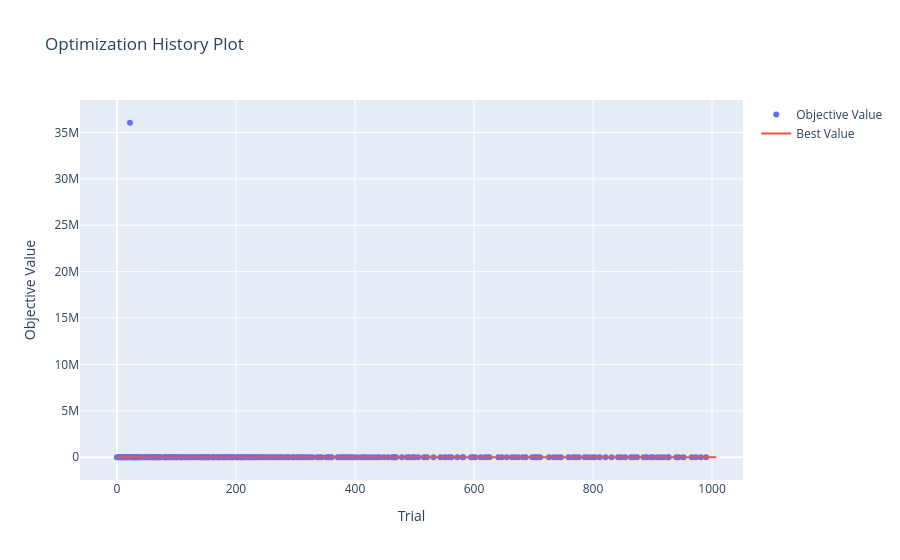

The notebook cell this image was saved under:
### Code cell
vis.plot_optimization_history(estudo_hpc)

### Figure 1 — Plotly figure (JSON) as saved in the notebook; plotly's stock layout.template omitted (floating-point values rounded to 4 significant figures; data arrays with more than 128 entries replaced by an {"elided": "..."} marker saying what was removed)
{"data": [{"mode": "markers", "name": "Objective Value", "type": "scatter", "x": {"elided": "254 int values"}, "y": {"elided": "254 float values"}}, {"mode": "lines", "name": "Best Value", "type": "scatter", "x": {"elided": "1008 int values"}, "y": {"elided": "1008 float values"}}, {"marker": {"color": "#cccccc"}, "mode": "markers", "name": "Infeasible Trial", "showlegend": false, "type": "scatter", "x": [], "y": []}], "layout": {"title": {"text": "Optimization History Plot"}, "xaxis": {"title": {"text": "Trial"}}, "yaxis": {"title": {"text": "Objective Value"}}}}
